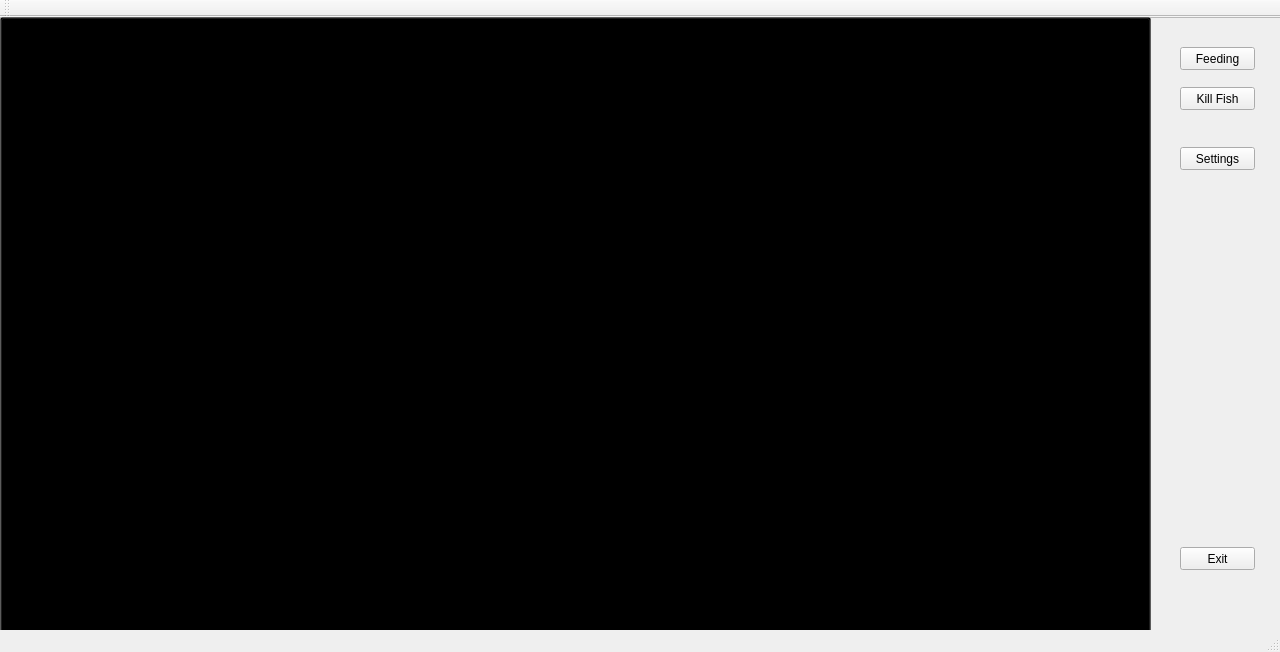
<?xml version="1.0" encoding="UTF-8"?>
<ui version="4.0">
 <class>MainWindow</class>
 <widget class="QMainWindow" name="MainWindow">
  <property name="geometry">
   <rect>
    <x>0</x>
    <y>0</y>
    <width>1280</width>
    <height>652</height>
   </rect>
  </property>
  <property name="windowTitle">
   <string>MainWindow</string>
  </property>
  <widget class="QWidget" name="centralWidget">
   <property name="styleSheet">
    <string notr="true">geometry = (0, 33), 1920x1080</string>
   </property>
   <widget class="QStackedWidget" name="stackedWidget">
    <property name="geometry">
     <rect>
      <x>0</x>
      <y>0</y>
      <width>1281</width>
      <height>621</height>
     </rect>
    </property>
    <property name="focusPolicy">
     <enum>Qt::ClickFocus</enum>
    </property>
    <property name="styleSheet">
     <string notr="true">background-color: qlineargradient(x1:0, y1:0, x2:0, y2:1,
		stop:0 white, stop:1 blue);
</string>
    </property>
    <property name="currentIndex">
     <number>1</number>
    </property>
    <widget class="QWidget" name="startup_UI">
     <widget class="QPushButton" name="start_button">
      <property name="geometry">
       <rect>
        <x>540</x>
        <y>400</y>
        <width>201</width>
        <height>71</height>
       </rect>
      </property>
      <property name="font">
       <font>
        <family>MS Serif</family>
        <pointsize>36</pointsize>
        <weight>75</weight>
        <bold>true</bold>
       </font>
      </property>
      <property name="autoFillBackground">
       <bool>false</bool>
      </property>
      <property name="styleSheet">
       <string notr="true">background-color: qlineargradient(x1:0, y1:0, x2:0, y2:1,
		stop:0 white, stop:1 grey);</string>
      </property>
      <property name="text">
       <string>START!</string>
      </property>
      <property name="iconSize">
       <size>
        <width>16</width>
        <height>16</height>
       </size>
      </property>
     </widget>
     <widget class="QLabel" name="game_title">
      <property name="geometry">
       <rect>
        <x>340</x>
        <y>60</y>
        <width>651</width>
        <height>61</height>
       </rect>
      </property>
      <property name="font">
       <font>
        <family>MS Serif</family>
        <pointsize>36</pointsize>
        <weight>9</weight>
        <italic>false</italic>
        <bold>false</bold>
       </font>
      </property>
      <property name="styleSheet">
       <string notr="true">background-color: none;
font: 75 36pt &quot;MS Serif&quot;;</string>
      </property>
      <property name="text">
       <string>PTGH: FISH SIMULATOR 2018</string>
      </property>
     </widget>
     <widget class="QLabel" name="spash_floater1">
      <property name="geometry">
       <rect>
        <x>220</x>
        <y>200</y>
        <width>31</width>
        <height>31</height>
       </rect>
      </property>
      <property name="layoutDirection">
       <enum>Qt::LeftToRight</enum>
      </property>
      <property name="styleSheet">
       <string notr="true">background: none;</string>
      </property>
      <property name="text">
       <string/>
      </property>
      <property name="pixmap">
       <pixmap>../Resources/BubbleBasic.png</pixmap>
      </property>
     </widget>
     <widget class="QLabel" name="spash_floater2">
      <property name="geometry">
       <rect>
        <x>1090</x>
        <y>450</y>
        <width>31</width>
        <height>31</height>
       </rect>
      </property>
      <property name="layoutDirection">
       <enum>Qt::LeftToRight</enum>
      </property>
      <property name="styleSheet">
       <string notr="true">background: none;</string>
      </property>
      <property name="text">
       <string/>
      </property>
      <property name="pixmap">
       <pixmap>../Resources/BubbleBasic.png</pixmap>
      </property>
     </widget>
     <widget class="QLabel" name="spash_floater3">
      <property name="geometry">
       <rect>
        <x>1190</x>
        <y>230</y>
        <width>31</width>
        <height>31</height>
       </rect>
      </property>
      <property name="layoutDirection">
       <enum>Qt::LeftToRight</enum>
      </property>
      <property name="styleSheet">
       <string notr="true">background: none;</string>
      </property>
      <property name="text">
       <string/>
      </property>
      <property name="pixmap">
       <pixmap>../Resources/BubbleBasic.png</pixmap>
      </property>
     </widget>
     <widget class="QLabel" name="spash_floater4">
      <property name="geometry">
       <rect>
        <x>500</x>
        <y>550</y>
        <width>31</width>
        <height>31</height>
       </rect>
      </property>
      <property name="layoutDirection">
       <enum>Qt::LeftToRight</enum>
      </property>
      <property name="styleSheet">
       <string notr="true">background: none;</string>
      </property>
      <property name="text">
       <string/>
      </property>
      <property name="pixmap">
       <pixmap>../Resources/BubbleBasic.png</pixmap>
      </property>
     </widget>
     <widget class="QLabel" name="spash_floater5">
      <property name="geometry">
       <rect>
        <x>100</x>
        <y>370</y>
        <width>31</width>
        <height>31</height>
       </rect>
      </property>
      <property name="layoutDirection">
       <enum>Qt::LeftToRight</enum>
      </property>
      <property name="styleSheet">
       <string notr="true">background: none;</string>
      </property>
      <property name="text">
       <string/>
      </property>
      <property name="pixmap">
       <pixmap>../Resources/BubbleBasic.png</pixmap>
      </property>
     </widget>
     <widget class="QLabel" name="spash_floater6">
      <property name="geometry">
       <rect>
        <x>910</x>
        <y>130</y>
        <width>31</width>
        <height>31</height>
       </rect>
      </property>
      <property name="layoutDirection">
       <enum>Qt::LeftToRight</enum>
      </property>
      <property name="styleSheet">
       <string notr="true">background: none;</string>
      </property>
      <property name="text">
       <string/>
      </property>
      <property name="pixmap">
       <pixmap>../Resources/BubbleBasic.png</pixmap>
      </property>
     </widget>
    </widget>
    <widget class="QWidget" name="tank_UI">
     <property name="styleSheet">
      <string notr="true">background-color: none;</string>
     </property>
     <widget class="QLabel" name="Fish">
      <property name="geometry">
       <rect>
        <x>930</x>
        <y>280</y>
        <width>111</width>
        <height>71</height>
       </rect>
      </property>
      <property name="mouseTracking">
       <bool>false</bool>
      </property>
      <property name="layoutDirection">
       <enum>Qt::LeftToRight</enum>
      </property>
      <property name="autoFillBackground">
       <bool>false</bool>
      </property>
      <property name="styleSheet">
       <string notr="true">background-color: none;</string>
      </property>
      <property name="text">
       <string/>
      </property>
      <property name="pixmap">
       <pixmap>../../../Desktop/Software Engineering Concept Art/FishIdle.png</pixmap>
      </property>
      <property name="scaledContents">
       <bool>true</bool>
      </property>
     </widget>
     <widget class="QFrame" name="frame">
      <property name="geometry">
       <rect>
        <x>1150</x>
        <y>0</y>
        <width>131</width>
        <height>621</height>
       </rect>
      </property>
      <property name="styleSheet">
       <string notr="true">background-color: qlineargradient(x1:0, y1:0, x2:3, y2:1,
		stop:0 white, stop:1 grey);
</string>
      </property>
      <property name="frameShape">
       <enum>QFrame::StyledPanel</enum>
      </property>
      <property name="frameShadow">
       <enum>QFrame::Raised</enum>
      </property>
      <widget class="QPushButton" name="feeding_button">
       <property name="geometry">
        <rect>
         <x>30</x>
         <y>30</y>
         <width>75</width>
         <height>23</height>
        </rect>
       </property>
       <property name="styleSheet">
        <string notr="true">background-color: qlineargradient(x1:0, y1:0, x2:0, y2:1,
		stop:0 white, stop:1 grey);
font: 75 auto &quot;MS Serif&quot;;</string>
       </property>
       <property name="text">
        <string>Feeding</string>
       </property>
      </widget>
      <widget class="QPushButton" name="kill_button">
       <property name="geometry">
        <rect>
         <x>30</x>
         <y>70</y>
         <width>75</width>
         <height>23</height>
        </rect>
       </property>
       <property name="styleSheet">
        <string notr="true">background-color: qlineargradient(x1:0, y1:0, x2:0, y2:1,
		stop:0 white, stop:1 grey);
font: 75 auto &quot;MS Serif&quot;;</string>
       </property>
       <property name="text">
        <string>Kill Fish</string>
       </property>
      </widget>
      <widget class="QPushButton" name="to_settings_button">
       <property name="geometry">
        <rect>
         <x>30</x>
         <y>130</y>
         <width>75</width>
         <height>23</height>
        </rect>
       </property>
       <property name="styleSheet">
        <string notr="true">background-color: qlineargradient(x1:0, y1:0, x2:0, y2:1,
		stop:0 white, stop:1 grey);
font: 75 auto &quot;MS Serif&quot;;</string>
       </property>
       <property name="text">
        <string>Settings</string>
       </property>
      </widget>
      <widget class="QPushButton" name="exit_button">
       <property name="geometry">
        <rect>
         <x>30</x>
         <y>530</y>
         <width>75</width>
         <height>23</height>
        </rect>
       </property>
       <property name="styleSheet">
        <string notr="true">background-color: qlineargradient(x1:0, y1:0, x2:0, y2:1,
		stop:0 white, stop:1 grey);
font: 75 auto &quot;MS Serif&quot;;</string>
       </property>
       <property name="text">
        <string>Exit</string>
       </property>
      </widget>
     </widget>
     <widget class="QLabel" name="bubbles1">
      <property name="geometry">
       <rect>
        <x>0</x>
        <y>470</y>
        <width>71</width>
        <height>131</height>
       </rect>
      </property>
      <property name="styleSheet">
       <string notr="true">background: none;</string>
      </property>
      <property name="text">
       <string/>
      </property>
      <property name="pixmap">
       <pixmap>../Resources/BubblesFrame1.png</pixmap>
      </property>
     </widget>
     <widget class="QLabel" name="bubbles2">
      <property name="geometry">
       <rect>
        <x>1070</x>
        <y>450</y>
        <width>71</width>
        <height>131</height>
       </rect>
      </property>
      <property name="styleSheet">
       <string notr="true">background: none;</string>
      </property>
      <property name="text">
       <string/>
      </property>
      <property name="pixmap">
       <pixmap>../Resources/BubblesFrame1.png</pixmap>
      </property>
     </widget>
     <widget class="QLabel" name="single_bubble1">
      <property name="geometry">
       <rect>
        <x>230</x>
        <y>500</y>
        <width>31</width>
        <height>31</height>
       </rect>
      </property>
      <property name="layoutDirection">
       <enum>Qt::LeftToRight</enum>
      </property>
      <property name="styleSheet">
       <string notr="true">background: none;</string>
      </property>
      <property name="text">
       <string/>
      </property>
      <property name="pixmap">
       <pixmap>../Resources/BubbleBasic.png</pixmap>
      </property>
     </widget>
     <widget class="QLabel" name="food1">
      <property name="enabled">
       <bool>true</bool>
      </property>
      <property name="geometry">
       <rect>
        <x>790</x>
        <y>-10</y>
        <width>51</width>
        <height>41</height>
       </rect>
      </property>
      <property name="styleSheet">
       <string notr="true">background: none;</string>
      </property>
      <property name="text">
       <string/>
      </property>
      <property name="pixmap">
       <pixmap>../Resources/FishFood1.png</pixmap>
      </property>
      <property name="scaledContents">
       <bool>true</bool>
      </property>
     </widget>
     <widget class="QFrame" name="sand">
      <property name="geometry">
       <rect>
        <x>0</x>
        <y>560</y>
        <width>1151</width>
        <height>61</height>
       </rect>
      </property>
      <property name="styleSheet">
       <string notr="true">background-color: qlineargradient(x1:0, y1:0, x2:0, y2:1,
				stop:0 yellow, stop:1 white);</string>
      </property>
      <property name="frameShape">
       <enum>QFrame::StyledPanel</enum>
      </property>
      <property name="frameShadow">
       <enum>QFrame::Raised</enum>
      </property>
     </widget>
     <widget class="QGraphicsView" name="GameWindow">
      <property name="geometry">
       <rect>
        <x>0</x>
        <y>0</y>
        <width>1151</width>
        <height>621</height>
       </rect>
      </property>
      <property name="styleSheet">
       <string notr="true">background-color: qlineargradient(x1:0, y1:0, x2:0, y2:1,
		stop:0 white, stop:1 blue);
</string>
      </property>
     </widget>
     <widget class="QLabel" name="pillar2">
      <property name="geometry">
       <rect>
        <x>90</x>
        <y>400</y>
        <width>71</width>
        <height>181</height>
       </rect>
      </property>
      <property name="styleSheet">
       <string notr="true">background: none;</string>
      </property>
      <property name="text">
       <string/>
      </property>
      <property name="pixmap">
       <pixmap>../Resources/Pillar.png</pixmap>
      </property>
      <property name="scaledContents">
       <bool>true</bool>
      </property>
     </widget>
     <widget class="QLabel" name="pillar1">
      <property name="geometry">
       <rect>
        <x>750</x>
        <y>330</y>
        <width>121</width>
        <height>261</height>
       </rect>
      </property>
      <property name="styleSheet">
       <string notr="true">background: none;</string>
      </property>
      <property name="text">
       <string/>
      </property>
      <property name="pixmap">
       <pixmap>../Resources/Pillar.png</pixmap>
      </property>
     </widget>
     <widget class="QPushButton" name="tank_button">
      <property name="geometry">
       <rect>
        <x>0</x>
        <y>0</y>
        <width>1151</width>
        <height>621</height>
       </rect>
      </property>
      <property name="styleSheet">
       <string notr="true">background-color: transparent;</string>
      </property>
      <property name="text">
       <string/>
      </property>
     </widget>
     <zorder>GameWindow</zorder>
     <zorder>sand</zorder>
     <zorder>frame</zorder>
     <zorder>bubbles1</zorder>
     <zorder>bubbles2</zorder>
     <zorder>single_bubble1</zorder>
     <zorder>food1</zorder>
     <zorder>Fish</zorder>
     <zorder>pillar2</zorder>
     <zorder>pillar1</zorder>
     <zorder>tank_button</zorder>
    </widget>
    <widget class="QWidget" name="setting_UI">
     <widget class="QPushButton" name="to_tank_button">
      <property name="geometry">
       <rect>
        <x>590</x>
        <y>60</y>
        <width>101</width>
        <height>23</height>
       </rect>
      </property>
      <property name="styleSheet">
       <string notr="true">background-color: qlineargradient(x1:0, y1:0, x2:0, y2:1,
		stop:0 white, stop:1 grey);
font: 75 auto &quot;MS Serif&quot;;</string>
      </property>
      <property name="text">
       <string>Return To Tank</string>
      </property>
     </widget>
     <widget class="QLabel" name="label">
      <property name="geometry">
       <rect>
        <x>0</x>
        <y>20</y>
        <width>1281</width>
        <height>20</height>
       </rect>
      </property>
      <property name="font">
       <font>
        <family>MS Serif</family>
        <pointsize>18</pointsize>
        <weight>75</weight>
        <bold>true</bold>
        <underline>true</underline>
       </font>
      </property>
      <property name="layoutDirection">
       <enum>Qt::LeftToRight</enum>
      </property>
      <property name="styleSheet">
       <string notr="true">background-color: none; text-decoration: underline;</string>
      </property>
      <property name="text">
       <string>Menu</string>
      </property>
      <property name="alignment">
       <set>Qt::AlignCenter</set>
      </property>
      <property name="wordWrap">
       <bool>false</bool>
      </property>
     </widget>
     <widget class="QPushButton" name="credits_button">
      <property name="geometry">
       <rect>
        <x>590</x>
        <y>100</y>
        <width>101</width>
        <height>23</height>
       </rect>
      </property>
      <property name="styleSheet">
       <string notr="true">background-color: qlineargradient(x1:0, y1:0, x2:0, y2:1,
		stop:0 white, stop:1 grey);
font: 75 auto &quot;MS Serif&quot;;</string>
      </property>
      <property name="text">
       <string>Credits</string>
      </property>
     </widget>
     <widget class="QPushButton" name="controls_button">
      <property name="geometry">
       <rect>
        <x>590</x>
        <y>140</y>
        <width>101</width>
        <height>23</height>
       </rect>
      </property>
      <property name="styleSheet">
       <string notr="true">background-color: qlineargradient(x1:0, y1:0, x2:0, y2:1,
		stop:0 white, stop:1 grey);
font: 75 auto &quot;MS Serif&quot;;</string>
      </property>
      <property name="text">
       <string>Controls</string>
      </property>
     </widget>
     <widget class="QLabel" name="label_2">
      <property name="geometry">
       <rect>
        <x>0</x>
        <y>190</y>
        <width>1281</width>
        <height>20</height>
       </rect>
      </property>
      <property name="font">
       <font>
        <family>MS Serif</family>
        <pointsize>18</pointsize>
        <weight>75</weight>
        <bold>true</bold>
        <underline>true</underline>
       </font>
      </property>
      <property name="layoutDirection">
       <enum>Qt::LeftToRight</enum>
      </property>
      <property name="styleSheet">
       <string notr="true">background-color: none; text-decoration: underline; </string>
      </property>
      <property name="text">
       <string>Game Center</string>
      </property>
      <property name="alignment">
       <set>Qt::AlignCenter</set>
      </property>
      <property name="wordWrap">
       <bool>false</bool>
      </property>
     </widget>
     <widget class="QLabel" name="label_3">
      <property name="geometry">
       <rect>
        <x>560</x>
        <y>230</y>
        <width>51</width>
        <height>20</height>
       </rect>
      </property>
      <property name="font">
       <font>
        <family>MS Serif</family>
        <pointsize>12</pointsize>
        <weight>75</weight>
        <bold>true</bold>
        <underline>false</underline>
        <strikeout>false</strikeout>
       </font>
      </property>
      <property name="layoutDirection">
       <enum>Qt::LeftToRight</enum>
      </property>
      <property name="styleSheet">
       <string notr="true">background-color: none; text-decoration: none;</string>
      </property>
      <property name="text">
       <string>Music:</string>
      </property>
      <property name="alignment">
       <set>Qt::AlignCenter</set>
      </property>
      <property name="wordWrap">
       <bool>false</bool>
      </property>
     </widget>
     <widget class="QSlider" name="music_slider">
      <property name="geometry">
       <rect>
        <x>630</x>
        <y>230</y>
        <width>101</width>
        <height>22</height>
       </rect>
      </property>
      <property name="styleSheet">
       <string notr="true">background: none;</string>
      </property>
      <property name="orientation">
       <enum>Qt::Horizontal</enum>
      </property>
     </widget>
     <widget class="QLabel" name="label_4">
      <property name="geometry">
       <rect>
        <x>570</x>
        <y>260</y>
        <width>41</width>
        <height>20</height>
       </rect>
      </property>
      <property name="font">
       <font>
        <family>MS Serif</family>
        <pointsize>12</pointsize>
        <weight>75</weight>
        <bold>true</bold>
       </font>
      </property>
      <property name="layoutDirection">
       <enum>Qt::LeftToRight</enum>
      </property>
      <property name="styleSheet">
       <string notr="true">background-color: none; text-decoration: none;</string>
      </property>
      <property name="text">
       <string>SFX:</string>
      </property>
      <property name="alignment">
       <set>Qt::AlignCenter</set>
      </property>
      <property name="wordWrap">
       <bool>false</bool>
      </property>
     </widget>
     <widget class="QSlider" name="sfx_slider">
      <property name="geometry">
       <rect>
        <x>630</x>
        <y>270</y>
        <width>101</width>
        <height>22</height>
       </rect>
      </property>
      <property name="styleSheet">
       <string notr="true">background: none;</string>
      </property>
      <property name="orientation">
       <enum>Qt::Horizontal</enum>
      </property>
     </widget>
     <widget class="QCheckBox" name="fullscreen_check">
      <property name="geometry">
       <rect>
        <x>630</x>
        <y>355</y>
        <width>61</width>
        <height>16</height>
       </rect>
      </property>
      <property name="styleSheet">
       <string notr="true">background: none;</string>
      </property>
      <property name="text">
       <string/>
      </property>
     </widget>
     <widget class="QComboBox" name="resolution_selector">
      <property name="geometry">
       <rect>
        <x>630</x>
        <y>310</y>
        <width>91</width>
        <height>22</height>
       </rect>
      </property>
      <property name="styleSheet">
       <string notr="true">background: none;</string>
      </property>
      <item>
       <property name="text">
        <string>640 x 480</string>
       </property>
      </item>
      <item>
       <property name="text">
        <string>800 x 600</string>
       </property>
      </item>
      <item>
       <property name="text">
        <string>1280 x 720</string>
       </property>
      </item>
      <item>
       <property name="text">
        <string>1920 x 1080</string>
       </property>
      </item>
      <item>
       <property name="text">
        <string>3440 x 1440</string>
       </property>
      </item>
     </widget>
     <widget class="QLabel" name="label_5">
      <property name="geometry">
       <rect>
        <x>520</x>
        <y>350</y>
        <width>91</width>
        <height>20</height>
       </rect>
      </property>
      <property name="font">
       <font>
        <family>MS Serif</family>
        <pointsize>12</pointsize>
        <weight>75</weight>
        <bold>true</bold>
       </font>
      </property>
      <property name="layoutDirection">
       <enum>Qt::LeftToRight</enum>
      </property>
      <property name="styleSheet">
       <string notr="true">background-color: none; text-decoration: none;</string>
      </property>
      <property name="text">
       <string>Full Screen:</string>
      </property>
      <property name="alignment">
       <set>Qt::AlignCenter</set>
      </property>
      <property name="wordWrap">
       <bool>false</bool>
      </property>
     </widget>
     <widget class="QLabel" name="label_6">
      <property name="geometry">
       <rect>
        <x>530</x>
        <y>310</y>
        <width>81</width>
        <height>20</height>
       </rect>
      </property>
      <property name="font">
       <font>
        <family>MS Serif</family>
        <pointsize>12</pointsize>
        <weight>75</weight>
        <bold>true</bold>
       </font>
      </property>
      <property name="layoutDirection">
       <enum>Qt::LeftToRight</enum>
      </property>
      <property name="styleSheet">
       <string notr="true">background-color: none; text-decoration: none;</string>
      </property>
      <property name="text">
       <string>Resolution:</string>
      </property>
      <property name="alignment">
       <set>Qt::AlignCenter</set>
      </property>
      <property name="wordWrap">
       <bool>false</bool>
      </property>
     </widget>
    </widget>
    <widget class="QWidget" name="credit_UI">
     <widget class="QLabel" name="label_7">
      <property name="geometry">
       <rect>
        <x>0</x>
        <y>20</y>
        <width>1281</width>
        <height>31</height>
       </rect>
      </property>
      <property name="font">
       <font>
        <family>MS Serif</family>
        <pointsize>18</pointsize>
        <weight>75</weight>
        <bold>true</bold>
        <underline>true</underline>
       </font>
      </property>
      <property name="styleSheet">
       <string notr="true">background: none; text-decoration: underline; </string>
      </property>
      <property name="text">
       <string>Credits</string>
      </property>
      <property name="alignment">
       <set>Qt::AlignCenter</set>
      </property>
     </widget>
     <widget class="QLabel" name="label_8">
      <property name="geometry">
       <rect>
        <x>340</x>
        <y>100</y>
        <width>601</width>
        <height>321</height>
       </rect>
      </property>
      <property name="font">
       <font>
        <family>MS Serif</family>
        <pointsize>12</pointsize>
        <weight>75</weight>
        <bold>true</bold>
       </font>
      </property>
      <property name="styleSheet">
       <string notr="true">background: none;</string>
      </property>
      <property name="text">
       <string>We would firstly like the thank those involved directly with the creation of this
wonderful simulation of a house hold goldfish.

Specifically, we thank Matthew Westjohn for his involvment with the brain of the
fish, we thank Adam Griswold for his involvment with the visual UI and
semi-functional animations of the interface and finally we thank Eli Kreigh for his
involvment with the music and general sound effects.

Finally, we would like to thank all of the individuals participating in the viewing
of our simulation</string>
      </property>
     </widget>
     <widget class="QPushButton" name="credits_to_settings_button">
      <property name="geometry">
       <rect>
        <x>600</x>
        <y>540</y>
        <width>101</width>
        <height>23</height>
       </rect>
      </property>
      <property name="styleSheet">
       <string notr="true">background-color: qlineargradient(x1:0, y1:0, x2:0, y2:1,
		stop:0 white, stop:1 grey);
font: 75 auto &quot;MS Serif&quot;;</string>
      </property>
      <property name="text">
       <string>Return To Menu</string>
      </property>
     </widget>
    </widget>
    <widget class="QWidget" name="controls_UI">
     <widget class="QPushButton" name="controls_to_settings_button">
      <property name="geometry">
       <rect>
        <x>600</x>
        <y>540</y>
        <width>101</width>
        <height>23</height>
       </rect>
      </property>
      <property name="styleSheet">
       <string notr="true">background-color: qlineargradient(x1:0, y1:0, x2:0, y2:1,
		stop:0 white, stop:1 grey);
font: 75 auto &quot;MS Serif&quot;;</string>
      </property>
      <property name="text">
       <string>Return To Menu</string>
      </property>
     </widget>
     <widget class="QLabel" name="label_9">
      <property name="geometry">
       <rect>
        <x>0</x>
        <y>20</y>
        <width>1281</width>
        <height>31</height>
       </rect>
      </property>
      <property name="font">
       <font>
        <family>MS Serif</family>
        <pointsize>18</pointsize>
        <weight>75</weight>
        <bold>true</bold>
        <underline>true</underline>
       </font>
      </property>
      <property name="styleSheet">
       <string notr="true">background: none; text-decoration: underline; </string>
      </property>
      <property name="text">
       <string>Controls</string>
      </property>
      <property name="alignment">
       <set>Qt::AlignCenter</set>
      </property>
     </widget>
    </widget>
   </widget>
  </widget>
  <widget class="QMenuBar" name="menuBar">
   <property name="geometry">
    <rect>
     <x>0</x>
     <y>0</y>
     <width>1280</width>
     <height>21</height>
    </rect>
   </property>
  </widget>
  <widget class="QToolBar" name="mainToolBar">
   <attribute name="toolBarArea">
    <enum>TopToolBarArea</enum>
   </attribute>
   <attribute name="toolBarBreak">
    <bool>false</bool>
   </attribute>
  </widget>
  <widget class="QStatusBar" name="statusBar"/>
 </widget>
 <layoutdefault spacing="6" margin="11"/>
 <resources/>
 <connections/>
</ui>
